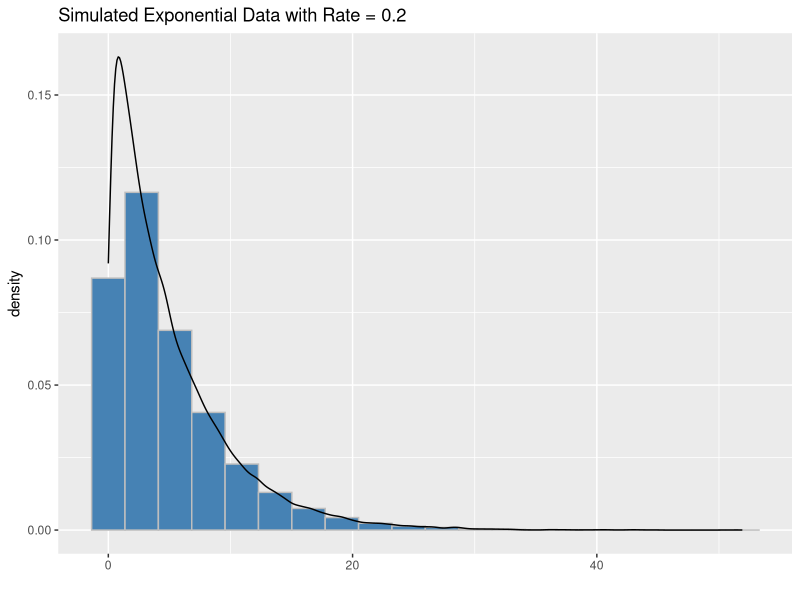
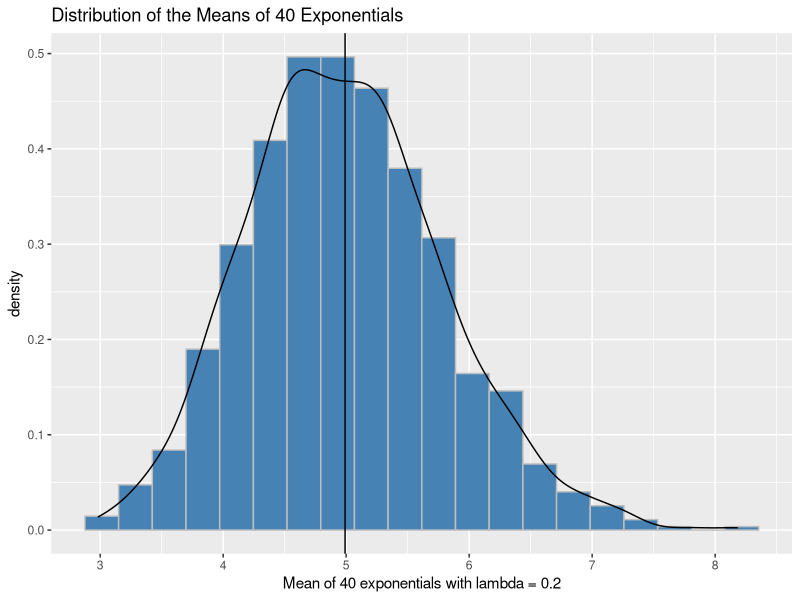
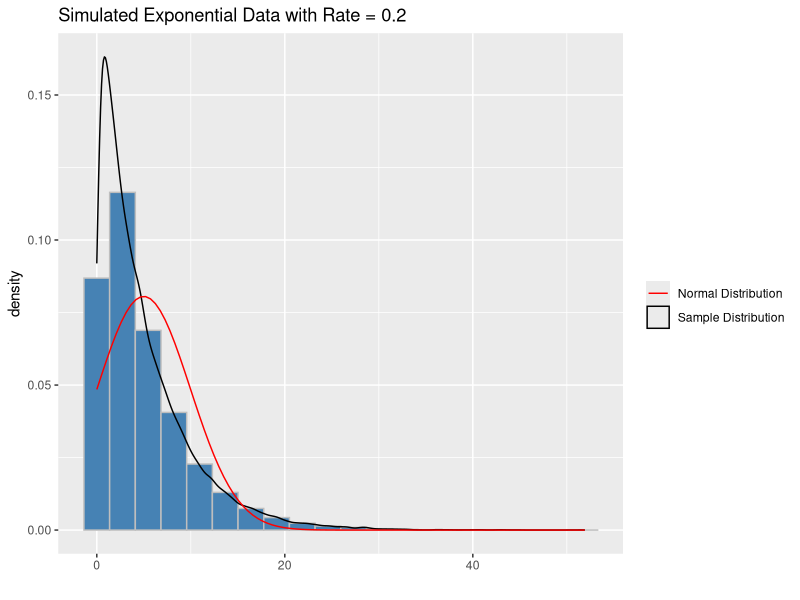
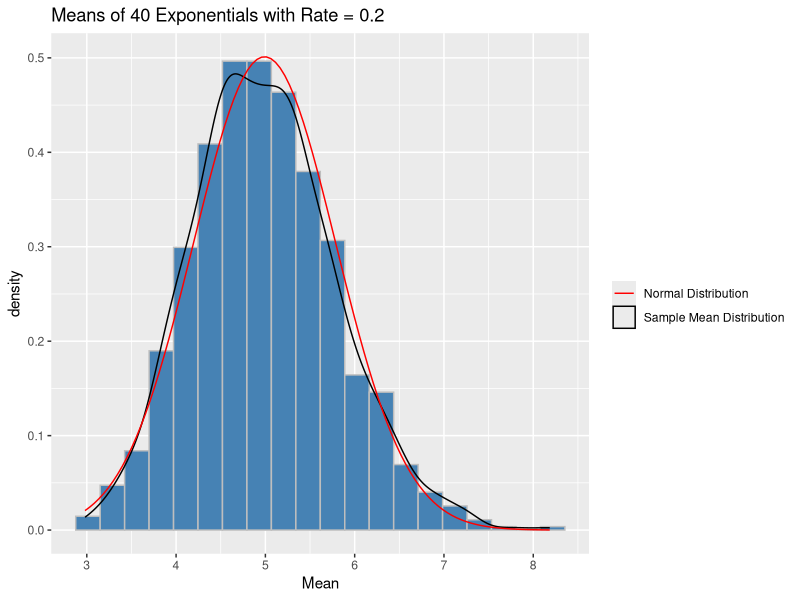
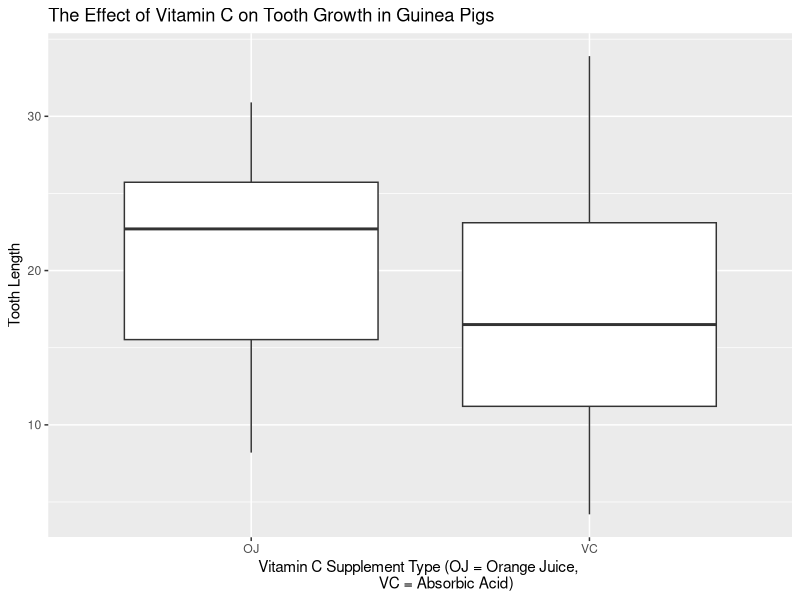
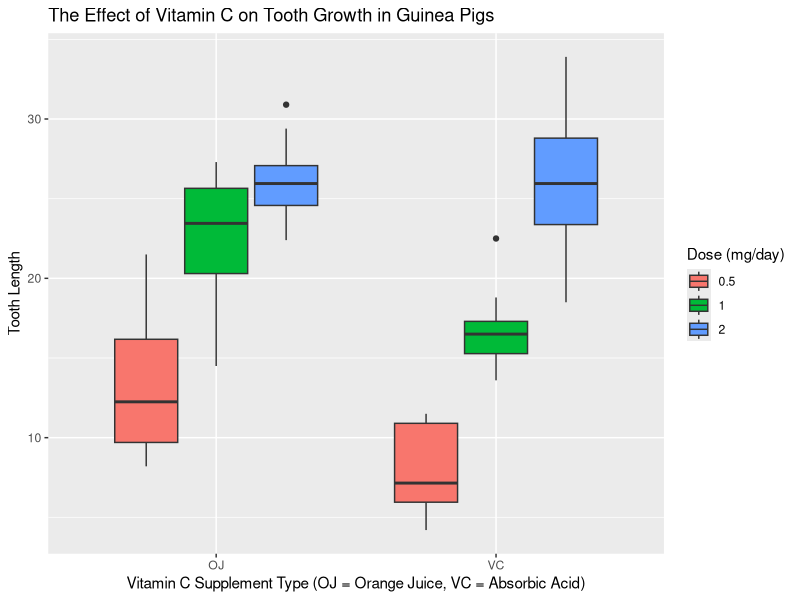

Write the R code that produced these figures, in order. (Note: this script raises an error after producing the figures.)
## ---- chunk 1
knitr::opts_chunk$set(echo = TRUE)
knitr::opts_chunk$set(fig.width = 8)
## ---- chunk 2
lambda <- 0.2
sample <- rexp(40*1000, rate = lambda)
samplemat <- matrix(sample, nrow = 1000, ncol = 40)

## ---- chunk 3
library(ggplot2)
ggplot() +
        geom_histogram(aes(sample, y = ..density..), color = "grey",
                       fill = "steelblue", bins = 20)+
        geom_density(aes(sample)) +
        xlab("") +
        ggtitle("Simulated Exponential Data with Rate = 0.2")
## ---- chunk 4
samplemeans <- rowMeans(samplemat)
samplemean <- round(mean(samplemeans), 3)
theorymean <- 1/lambda
ggplot()+
        geom_histogram(aes(samplemeans, y = ..density..), color = "grey", 
                       fill = "steelblue", bins = 20) +
        geom_vline(xintercept = samplemean) +
        xlab("Mean of 40 exponentials with lambda = 0.2")+
        ggtitle("Distribution of the Means of 40 Exponentials") +
        geom_density(aes(samplemeans))

## ---- chunk 5
samplesd <- round(sd(sample), 3)
meansd <- round(sd(samplemeans), 3)
theorysd <- 1/lambda
## ---- chunk 6
ggplot(data.frame(sample), aes(sample)) +
        geom_histogram(aes(sample, y = ..density..), color = "grey", fill = "steelblue", position = "stack", bins = 20)+
        geom_density(aes(sample, col = "Sample Distribution")) +
        stat_function(fun = dnorm, 
                      args = list(mean = samplemean, sd = samplesd), 
                      geom = "line", aes(col = "Normal Distribution")) + 
        xlab("") +
        scale_color_manual(values = c("red", "black"), 
                           name = "") +
        ggtitle("Simulated Exponential Data with Rate = 0.2")
## ---- chunk 7
ggplot(data.frame(samplemeans), aes(samplemeans)) +
        geom_histogram(aes(samplemeans, y = ..density..), color = "grey", 
                       fill = "steelblue", position = "stack", bins = 20) +
        geom_density(aes(samplemeans, color = "Sample Mean Distribution")) +
        stat_function(fun = dnorm, 
                      args = list(mean = samplemean, sd = meansd), 
                      geom = "line", aes(col = "Normal Distribution")) + 
        scale_color_manual(values = c("red", "black"),
                           name = "") +
        xlab("Mean") +
        ggtitle("Means of 40 Exponentials with Rate = 0.2")
## ---- chunk 8
library(datasets)
str(ToothGrowth)
summary(ToothGrowth)
ggplot(ToothGrowth) +
        geom_boxplot(aes(x = supp, y = len)) +
        ylab("Tooth Length") +
        xlab("Vitamin C Supplement Type (OJ = Orange Juice, 
             VC = Absorbic Acid)") +
        ggtitle("The Effect of Vitamin C on Tooth Growth in Guinea Pigs")

## ---- chunk 9
ggplot(ToothGrowth) +
        geom_boxplot(aes(x = supp, y = len, fill = factor(dose)))+
        ylab("Tooth Length") +
        xlab("Vitamin C Supplement Type (OJ = Orange Juice, VC = Absorbic Acid)") +
        labs(fill = "Dose (mg/day)") +
        ggtitle("The Effect of Vitamin C on Tooth Growth in Guinea Pigs")

## ---- chunk 10
t.test(len ~ supp, data = ToothGrowth, paired = FALSE, alternative = "greater",
       var.equal = FALSE)
## ---- chunk 11
library(dplyr)
ojgroup <- filter(ToothGrowth, supp == "OJ")
ojmeans <- summarise(group_by(ojgroup, dose), mean(len))
muo.5 <- as.numeric(ojmeans[1,2])
muo1 <- as.numeric(ojmeans[2,2])
muo2 <- as.numeric(ojmeans[3,2])
## ---- chunk 12
t.test(ojgroup$len[ojgroup$dose== 1], alternative = "two.sided")
## ---- chunk 13
library(dplyr)
vcgroup <- filter(ToothGrowth, supp == "VC")
vcmeans <- summarise(group_by(vcgroup, dose), mean(len))
muv.5 <- as.numeric(vcmeans[1,2])
muv1 <- as.numeric(vcmeans[2,2])
muv2 <- as.numeric(vcmeans[3,2])
## ---- chunk 14
t.test(vcgroup$len[vcgroup$dose== 1], alternative = "two.sided")
